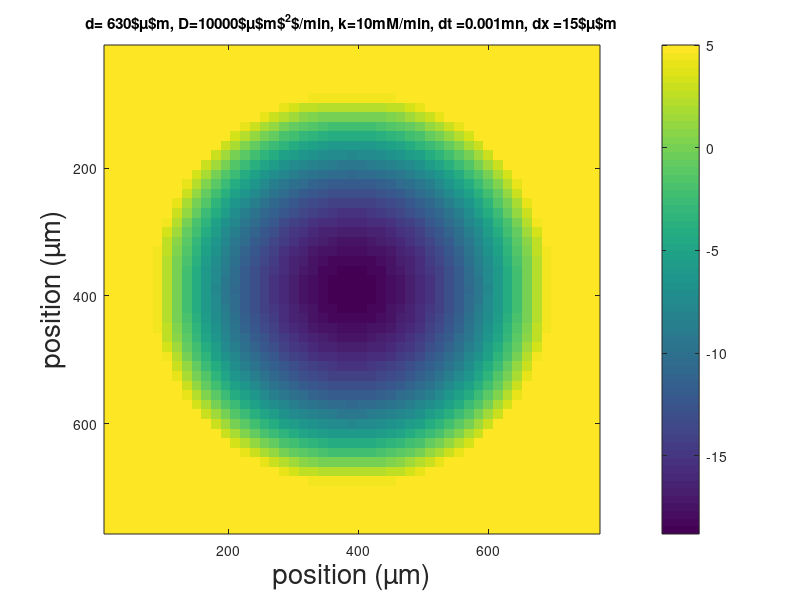
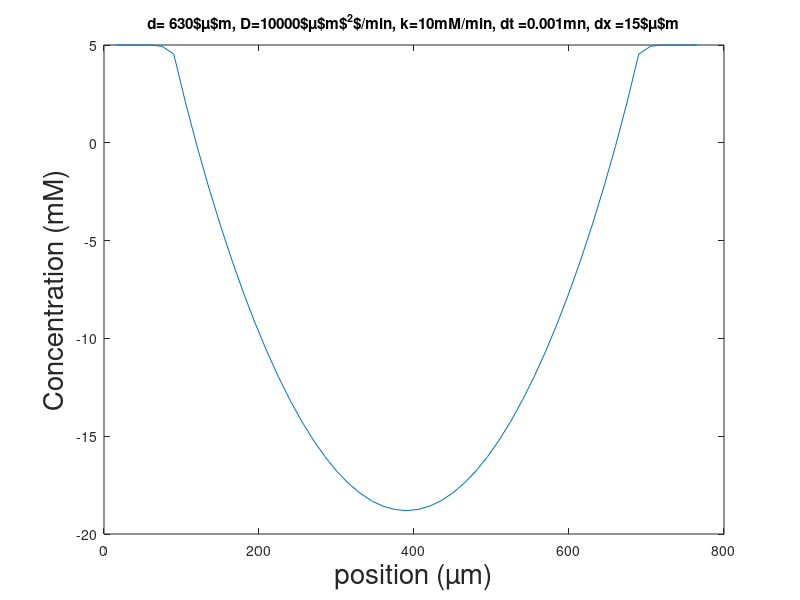
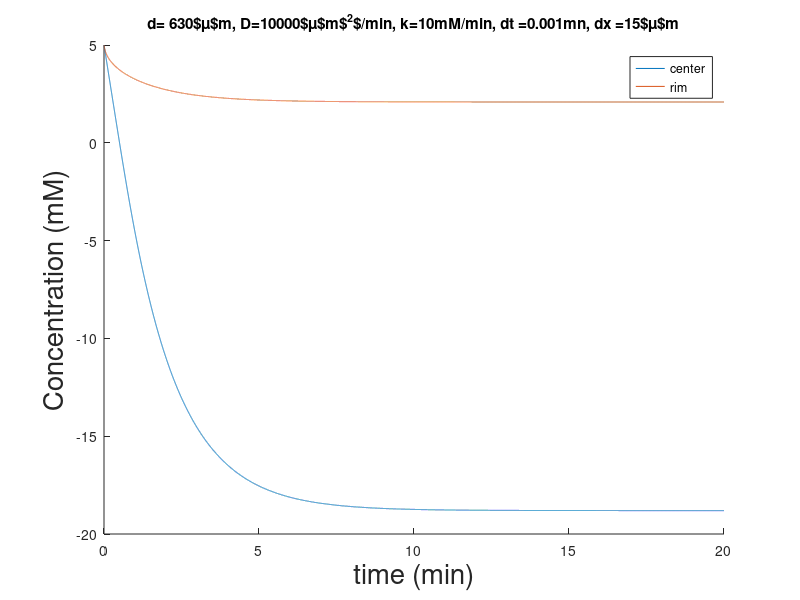

MATLAB code to generate these figures, in order:
clear all;
close all;

tic()
sz = 51;
G = zeros(sz,sz);
kG = zeros(sz,sz);

DG = ones(sz,sz);
DG = 40000*DG;
DG_tissue = 10000;
kG_tissue = 10;
r = round(sz/2.2)-2; %radius of the tissue circle in units

dx = 15;
dt = 1/1000;
ntime = 20/dt;

%giving all indexes corresponding to a center circle
[i,j,v] = find(DG!=0);
dsy = j-round(sz/2);
dsx = i-round(sz/2);
DG(find((dsx.^2+dsy.^2)<r^2))= DG_tissue;
kG(find((dsx.^2+dsy.^2)<r^2))= kG_tissue;

G(:,:) =5;



tic()
for i=1:ntime
    i

    G(find((dsx.^2+dsy.^2)>=r^2))= 5;

    %explicit  scheme
    %x-step
    G(2:sz-1,:) =  G(2:sz-1,:) + dt*(DG(3:sz,:)-DG(1:sz-2,:))/(4*dx^2).*(G(3:sz,:)-G(1:sz-2,:)) + DG(2:sz-1,:)*dt/dx^2.*(G(3:sz,:) -2*(G(2:sz-1,:)) + G(1:sz-2,:)) -kG(2:sz-1,:).*dt;
    %y-step
    G(:,2:sz-1) =  G(:,2:sz-1) + dt*(DG(:,3:sz)-DG(:,1:sz-2))/(4*dx^2).*(G(:,3:sz)-G(:,1:sz-2))+ DG(:,2:sz-1)*dt/dx^2.*(G(:,3:sz) -2*(G(:,2:sz-1)) + G(:,1:sz-2));

    Gt(i,1) =  G(round(sz/2),round(sz/2));
    Gt(i,2) =  G(round(sz/2),round(sz/2-r+2));


endfor
toc()

fG = figure;
aG = axes(fG);
imagesc((1:sz)*dx,(1:sz)*dx,G)
colorbar
xlabel(aG,'position (µm)','fontsize',20)
ylabel(aG, 'position (µm)','fontsize',20)
title(aG, ['d= ' num2str(r*2*dx) '$\mu$m, D=' num2str(DG_tissue) '$\mu$m$^2$/min, k=' num2str(kG_tissue) 'mM/min, dt =' num2str(dt) 'mn, dx =' num2str(dx) '$\mu$m'])

fGx = figure;
aGx = axes(fGx);
plot((1:sz)*dx,G(round(sz/2),:))
xlabel(aGx,'position (µm)','fontsize',20)
ylabel(aGx, 'Concentration (mM)','fontsize',20)
title(aGx, ['d= ' num2str(r*2*dx) '$\mu$m, D=' num2str(DG_tissue) '$\mu$m$^2$/min, k=' num2str(kG_tissue) 'mM/min, dt =' num2str(dt) 'mn, dx =' num2str(dx) '$\mu$m'])

fGt  = figure;
aGt = axes(fGt);
hold(aGt);
plot(aGt,(1:ntime)*dt,Gt(:,1))
plot(aGt,(1:ntime)*dt,Gt(:,2))
xlabel(aGt,'time (min)','fontsize',20)
ylabel(aGt, 'Concentration (mM)','fontsize',20)
legend(aGt,'center','rim')
title(aGt, ['d= ' num2str(r*2*dx) '$\mu$m, D=' num2str(DG_tissue) '$\mu$m$^2$/min, k=' num2str(kG_tissue) 'mM/min, dt =' num2str(dt) 'mn, dx =' num2str(dx) '$\mu$m'])


print (fG, "/home/antony/Documents/Post-doc/test_fortran/plots/RD_G_cons6.pdf", "-dpdflatexstandalone","-S480,360","-FCalibri:22");
print (fGx, "/home/antony/Documents/Post-doc/test_fortran/plots/RD_Gx_cons6.pdf", "-dpdflatexstandalone","-S480,360","-FCalibri:22");
print (fGt, "/home/antony/Documents/Post-doc/test_fortran/plots/RD_Gt_cons6.pdf", "-dpdflatexstandalone","-S480,360","-FCalibri:22");

%name configs and run them with different parameters
%cons1 Schaller cons / my parameters  small tissue D 6000 k 20 cell diam 2.5
%cons2 Schaller cons / my parameters large tissue D 6000 k 20 cell diam 2.5
%cons3 Schaller cons / Schaller parameters small tissue D 6000 k 10 cell diam 3
%cons4 Schaller/Mao cons / Mao parameters small tissue D 1200 k 3.5 cell diam 6.6
%cons5 unknown cons / my parameters small tissue D 10000 k 20 cell diam 7.5
%cons5 unknown cons / my parameters large tissue D 10000 k 10 cell diam 7.5
